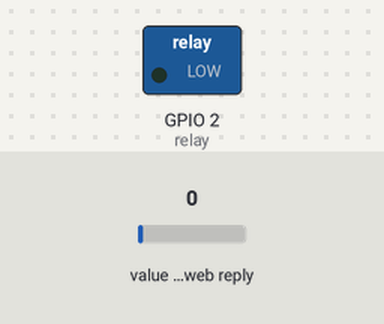
Simulated run of this sketch. Board: ESP8266 (NodeMCU). On the bench: switched loads named in the sketch (green lamp = pin HIGH). The test bench sets the inputs (shaded band); at power-on: value in the web reply 0. WiFi joins after 1.5 s; servers stay silent unless stated; web services answer with replies made up by the test bench.

Above: at 0.2 s.
Timing chart, 0 to 1.9 s (numbered marks = the images above):
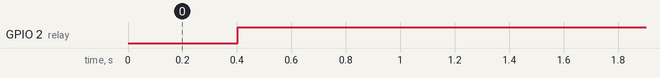

Measured:
- by itself, GPIO 2 (relay): LOW → HIGH at 0.40 s

The sketch:

CLOUD-BASED-IOT-DEVICE-FOR-VIRTUALLY-OPENING-THE-GYM.ino
```cpp
#include <ESP8266WiFi.h>
#include <ThingSpeak.h>
#include <WiFiClient.h>
int relay = 2;
const char* ssid = ".."; //Your Network SSID
const char* password = "12345678"; //Your Network Password
unsigned long mychannel = 1369831;
const char* mywriteapikey = "5OCYB4N7LXKC5GY0";
const char* myreadapikey = "VB1LDQJA8MF2Y4RI";
WiFiClient client;
void setup(){
  Serial.begin(115200);
  delay(100);
  pinMode(relay,OUTPUT);
  pinMode(relay,HIGH);
  WiFi.hostname("ESP-host");
  WiFi.begin(ssid,password);
  ThingSpeak.begin(client);
}
void loop(){
  int Motor_1 = ThingSpeak.readFloatField(mychannel,1,myreadapikey);
  if(Motor_1 == 1){
    digitalWrite(relay,LOW);
  }
   else if (Motor_1 == 0) {
    digitalWrite(relay,HIGH);
  }
}
```
